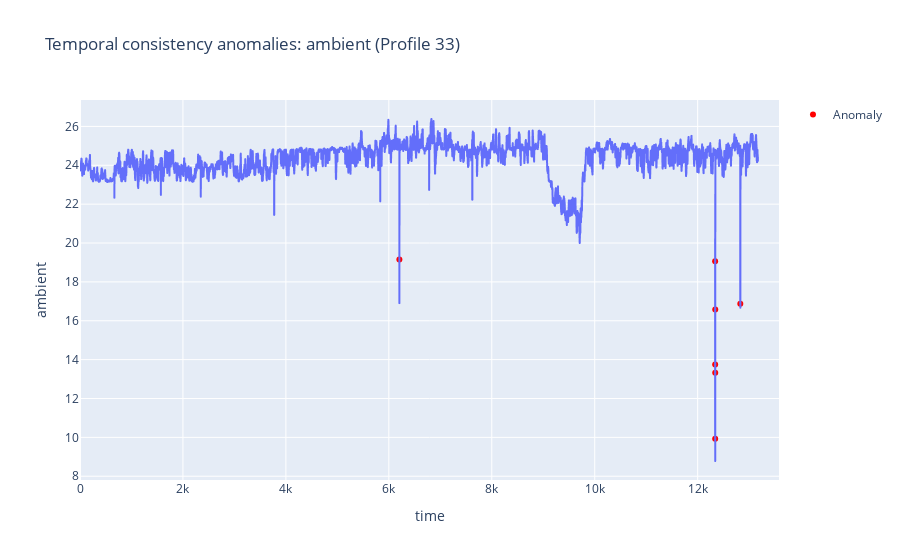

Notebook source saved alongside this figure:
### Code cell
persist_cols = [c for c in all_masks_df.columns if c.endswith('_mask_persist')]
mask_cols = persist_cols if persist_cols else [c for c in all_masks_df.columns if c.endswith('_mask_any')]

# profile with most total True across mask columns
counts = (all_masks_df.groupby('profile_id')[mask_cols].sum())
counts['total_flags'] = counts.sum(axis=1)
worse_prof = counts['total_flags'].idxmax()

# slice both DFs for that profile, aligned by time
mask_slice = (all_masks_df[all_masks_df['profile_id'] == worse_prof].sort_values('time').reset_index(drop=True))
data_slice = (df[df['profile_id'] == worse_prof].sort_values('time').reset_index(drop=True))

# plot anomalies per feature
for mcol in mask_cols:
    col = mcol.replace('_mask_persist', '').replace('_mask_any', '')
    if col not in data_slice.columns:
        continue
    mask = mask_slice[mcol].astype(bool)
    if mask.sum() == 0:
        continue

    anomalies = data_slice.loc[mask, ['time', col]]
    print(f"Feature: {col}, Anomalies in profile {worse_prof}: {len(anomalies)} points")

    fig = px.line(data_slice, x='time', y=col,
                  title=f"Temporal consistency anomalies: {col} (Profile {worse_prof})")
    fig.add_scatter(x=anomalies['time'], y=anomalies[col],
                    mode='markers',
                    marker=dict(color='red', size=6),
                    name='Anomaly')
    fig.show()

### Figure 1 — Plotly figure (JSON) as saved in the notebook; plotly's stock layout.template omitted (floating-point values rounded to 4 significant figures; data arrays with more than 128 entries replaced by an {"elided": "..."} marker saying what was removed)
{"data": [{"hovertemplate": "time=%{x}<br>ambient=%{y}<extra></extra>", "legendgroup": "", "line": {"color": "#636efa", "dash": "solid"}, "marker": {"symbol": "circle"}, "mode": "lines", "name": "", "showlegend": false, "type": "scattergl", "x": {"elided": "26341 float values"}, "xaxis": "x", "y": {"elided": "26341 float values"}, "yaxis": "y"}, {"marker": {"color": "red", "size": 6}, "mode": "markers", "name": "Anomaly", "type": "scatter", "x": [6204.0, 12340.0, 12340.0, 12340.0, 12340.0, 12340.0, 12830.0], "y": [19.16, 19.07, 13.75, 9.934, 13.33, 16.58, 16.87]}], "layout": {"legend": {"tracegroupgap": 0}, "title": {"text": "Temporal consistency anomalies: ambient (Profile 33)"}, "xaxis": {"anchor": "y", "domain": [0, 1], "title": {"text": "time"}}, "yaxis": {"anchor": "x", "domain": [0, 1], "title": {"text": "ambient"}}}}
